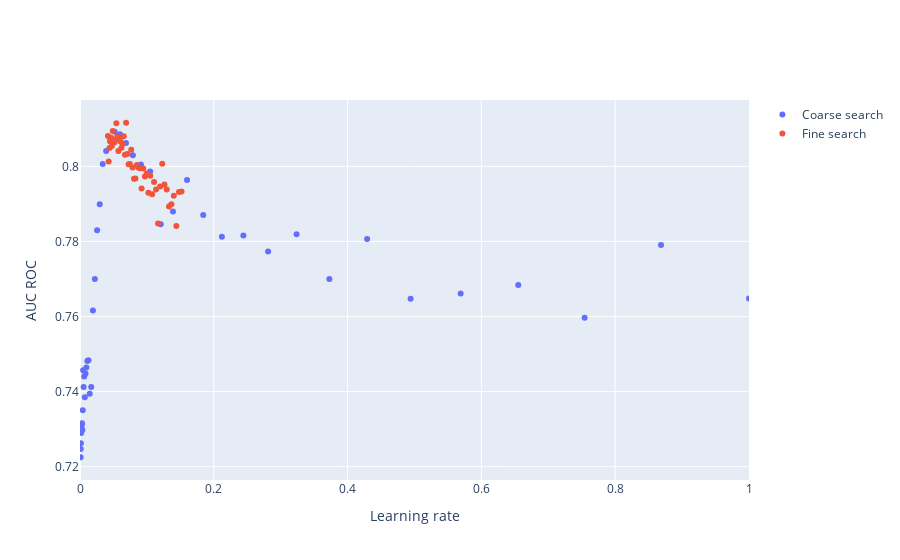

The code cell stored with this chart in its notebook:
### Code cell
import plotly.graph_objs as go

# data plot pertama
x1 = result_coarse['param_learning_rate']
y1 = result_coarse['mean_test_score']

# data plot kedua
x2 = result_fine['param_learning_rate']
y2 = result_fine['mean_test_score']

# membuat plot pertama
trace1 = go.Scatter(x=x1, y=y1, mode='markers', name='Coarse search')

# membuat plot kedua
trace2 = go.Scatter(x=x2, y=y2, mode='markers', name='Fine search')

# mengatur layout
layout = go.Layout(xaxis=dict(title='Learning rate', range=[0, 1]), yaxis=dict(title='AUC ROC'))

# menyatukan kedua plot dalam satu objek
fig = go.Figure(data=[trace1, trace2], layout=layout)

# menampilkan plot
fig.show()
